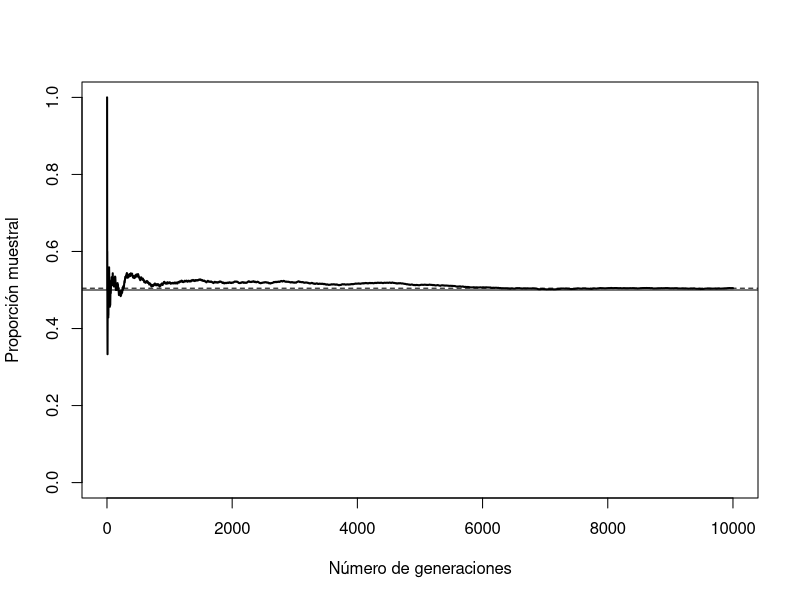
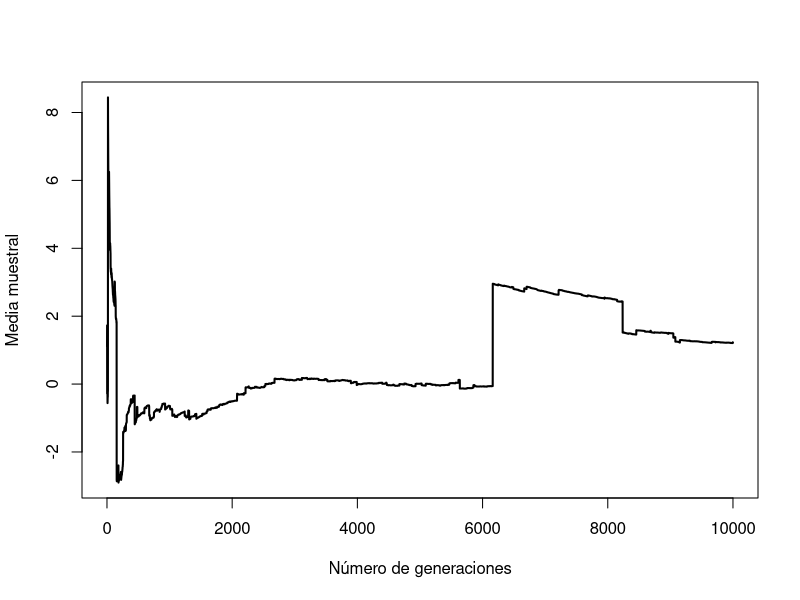
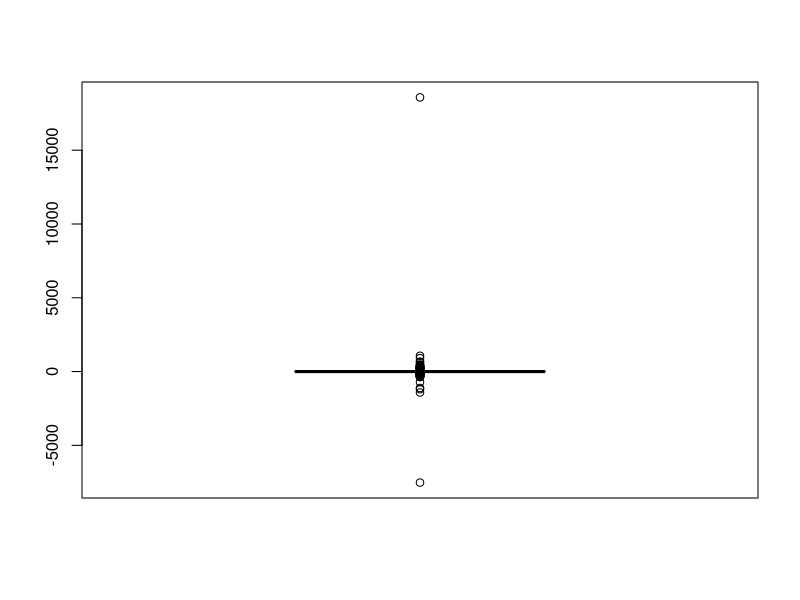
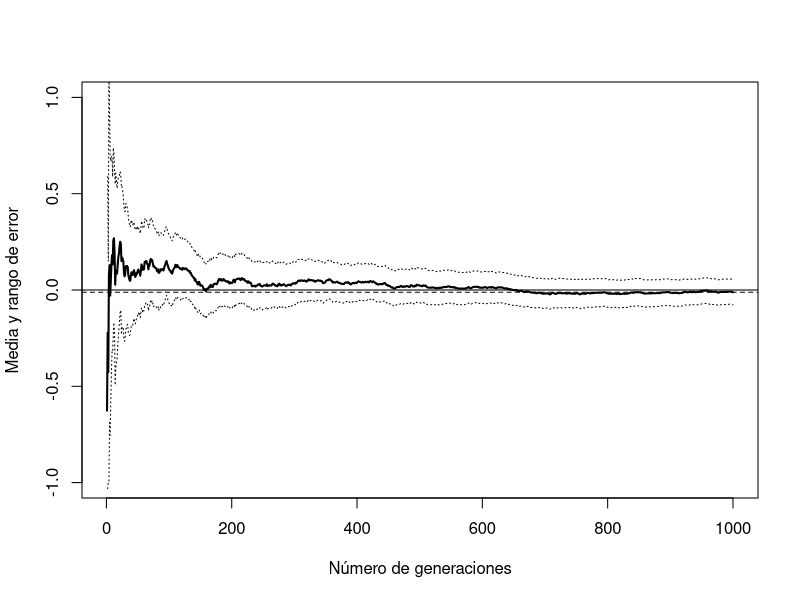
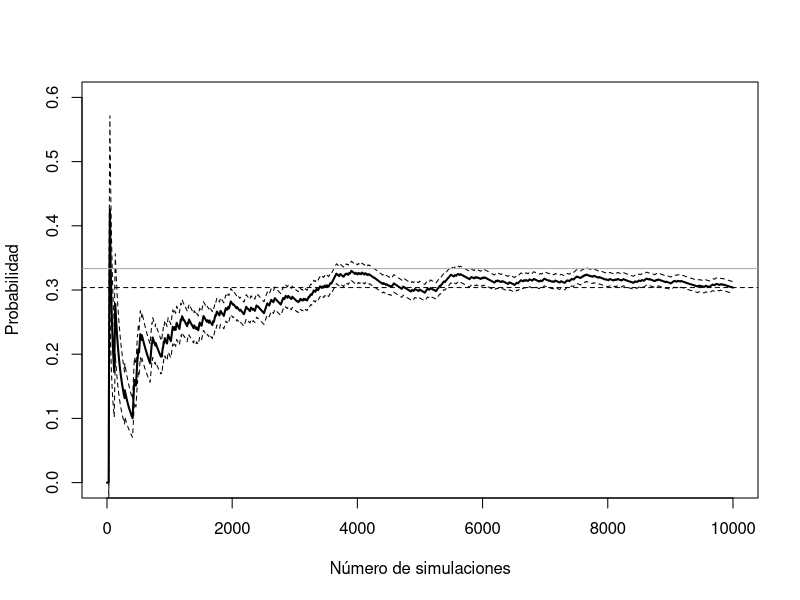
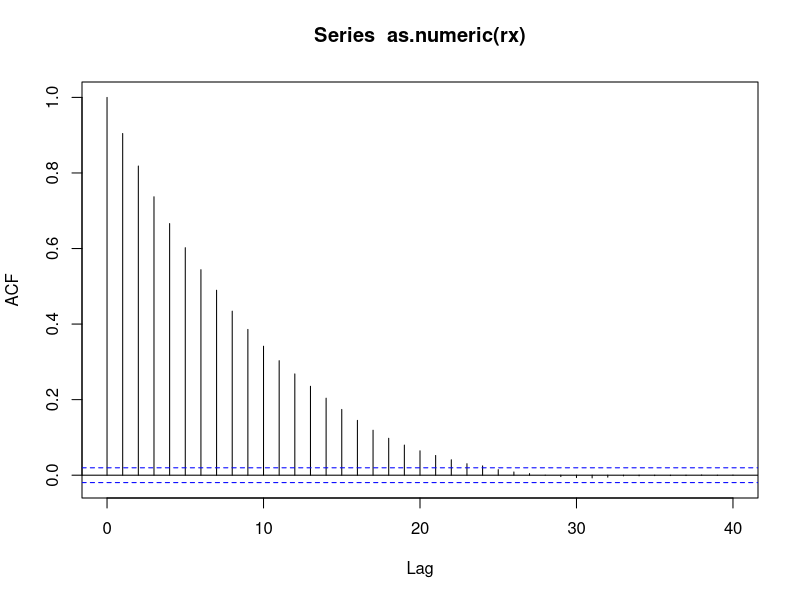
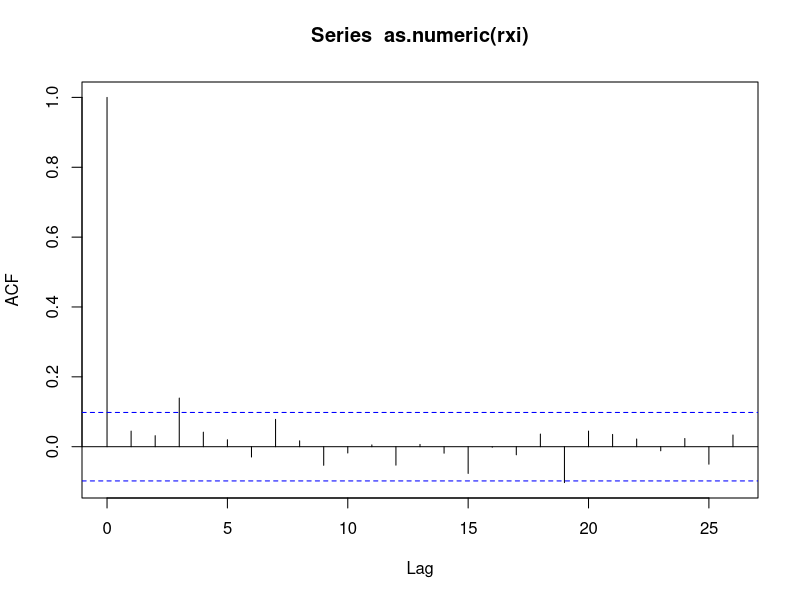
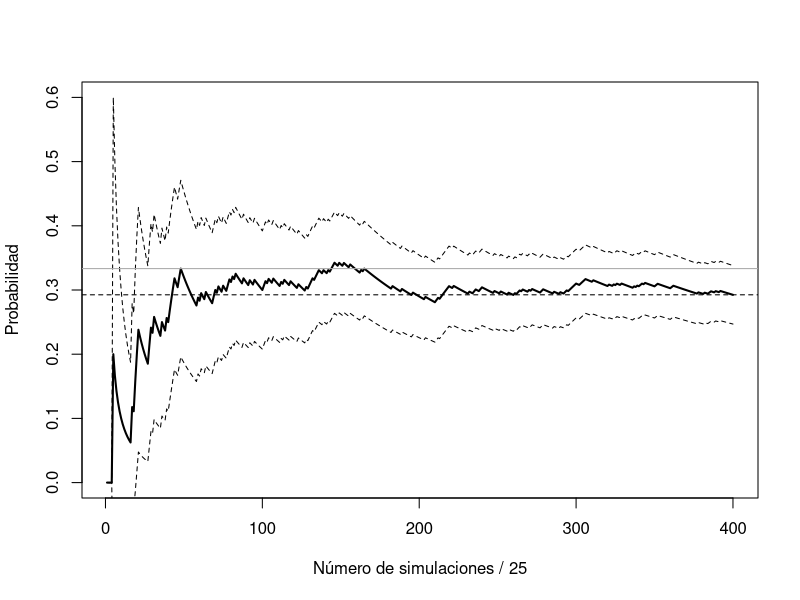

These figures' R source, in order:
## ---- chunk 1

## ---- chunk 2
p <- 0.5
set.seed(1)
nsim <- 10000
rx <- runif(nsim) <= p
## ---- chunk 3
mean(rx) 
## ---- chunk 4
plot(cumsum(rx)/1:nsim, type="l", lwd=2, xlab="Número de generaciones", 
     ylab="Proporción muestral", ylim=c(0,1))
abline(h = mean(rx), lty = 2)
# valor teórico
abline(h = p) 
## ---- chunk 5
set.seed(1)
nsim <- 10000
rx <- rcauchy(nsim)
plot(cumsum(rx)/1:nsim, type="l", lwd=2, 
     xlab="Número de generaciones", ylab="Media muestral")
## ---- chunk 6
boxplot(rx)
## ---- chunk 7
xsd <- 1
xmed <- 0
set.seed(1)
nsim <- 1000
rx <- rnorm(nsim, xmed, xsd)
## ---- chunk 8
mean(rx)
## ---- chunk 9
2*sd(rx)/sqrt(nsim)
## ---- chunk 10
n <- 1:nsim
est <- cumsum(rx)/n
esterr <- sqrt(cumsum((rx-est)^2))/(n - 1)  # Error estandar
plot(est, type = "l", lwd = 2, xlab = "Número de generaciones", 
     ylab = "Media y rango de error", ylim = c(-1, 1))
abline(h = est[nsim], lty=2)
lines(est + 2*esterr, lty=3)
lines(est - 2*esterr, lty=3)
abline(h = xmed)
## ---- chunk 11
# Variable dicotómica 0/1 (FALSE/TRUE)  
set.seed(1)
nsim <- 10000
alpha <- 0.03 # prob de cambio si seco
beta <- 0.06  # prob de cambio si lluvia
rx <- logical(nsim) # x == "llueve"
rx[1] <- FALSE # El primer día no llueve
for (i in 2:nsim)
  rx[i] <- if (rx[i-1]) runif(1) > beta else runif(1) < alpha

## ---- chunk 12
n <- 1:nsim
est <- cumsum(rx)/n
esterr <- sqrt(est*(1-est)/(n-1)) # OJO! Supone independencia
plot(est, type="l", lwd=2, ylab="Probabilidad", 
     xlab="Número de simulaciones", ylim=c(0,0.6))
abline(h = est[nsim], lty=2)
lines(est + 2*esterr, lty=2) 
lines(est - 2*esterr, lty=2)
abline(h = 1/3, col="darkgray")     # Prob. teor. cadenas Markov
## ---- chunk 13
est[nsim]
## ---- chunk 14
esterr[nsim]
## ---- chunk 15
acf(as.numeric(rx))
## ---- chunk 16
lag <- 24
xlag <- c(rep(FALSE, lag), TRUE)
rxi <- rx[xlag]
acf(as.numeric(rxi))
n <- 1:length(rxi)
est <- cumsum(rxi)/n
esterr <- sqrt(est*(1-est)/(n-1))
plot(est, type="l", lwd=2, ylab="Probabilidad", 
     xlab=paste("Número de simulaciones /", lag + 1), ylim=c(0,0.6))
abline(h = est[length(rxi)], lty=2)
lines(est + 2*esterr, lty=2) # Supone independencia
lines(est - 2*esterr, lty=2)
abline(h = 1/3, col="darkgray")     # Prob. teor. cadenas Markov
## ---- chunk 17
rxm <- rowMeans(matrix(rx, ncol = lag, byrow = TRUE))
n <- 1:length(rxm)
est <- cumsum(rxm)/n
esterr <- sqrt(cumsum((rxm-est)^2))/(n - 1)  # Error estándar
plot(est, type="l", lwd=2, ylab="Probabilidad", 
     xlab=paste("Número de simulaciones /", lag + 1), ylim=c(0,0.6))
abline(h = est[length(rxm)], lty=2)
lines(est + 2*esterr, lty=2) # OJO! Supone independencia
lines(est - 2*esterr, lty=2)
abline(h = 1/3, col="darkgray")     # Prob. teor. cadenas Markov
## ---- chunk 18
var.aprox <- nsim * esterr[length(rxm)]^2
var.aprox
## ---- chunk 19
var(rx)
## ---- chunk 20
set.seed(1)
rx2 <- logical(nsim)
rx2[1] <- TRUE # El primer día llueve
for (i in 2:nsim)
  rx2[i] <- if (rx2[i-1]) runif(1) > beta else runif(1) < alpha
n <- 1:nsim
est <- cumsum(rx)/n
est2 <- cumsum(rx2)/n
plot(est, type="l", ylab="Probabilidad", 
     xlab="Número de simulaciones", ylim=c(0,0.6))
lines(est2, lty = 2)
abline(v = 2000, lty = 3)
## ---- chunk 21
nsim <- 200   # Numero de simulaciones
xvar <- 1     # Varianza
xmed <- 0     # Media
rho <- 0.5    # Coeficiente AR
nburn <- 10   # Periodo de calentamiento (burn-in)
# Varianza del error
evar <- xvar*(1 - rho^2)
## ---- chunk 22
#   evar <- 1     
#   xvar <- evar / (1 - rho^2)
## ---- chunk 23
set.seed(1)
x <- numeric(nsim + nburn)
# Normalmente simularíamos el primer valor
#   rx[1] <- rnorm(1, mean = xmed, sd = sqrt(xvar))
# Aunque en este caso lo fijamos para alejarnos un poco de la distribución estacionaria
# (lo que requerirá de un mayor periodo de calentamiento)
x[1] <- -10
# Simular el resto de la secuencia
for (i in 2:length(x))
  x[i] <- xmed + rho*(x[i-1] - xmed) + rnorm(1, sd=sqrt(evar))
x <- as.ts(x)
plot(x)
abline(v = nburn, lty = 2)
# Eliminar periodo de calentamiento
rx <- x[-seq_len(nburn)]
## ---- chunk 24
rx2 <- arima.sim(list(order = c(1,0,0), ar = rho), n = nsim, n.start = nburn, sd = sqrt(evar))
